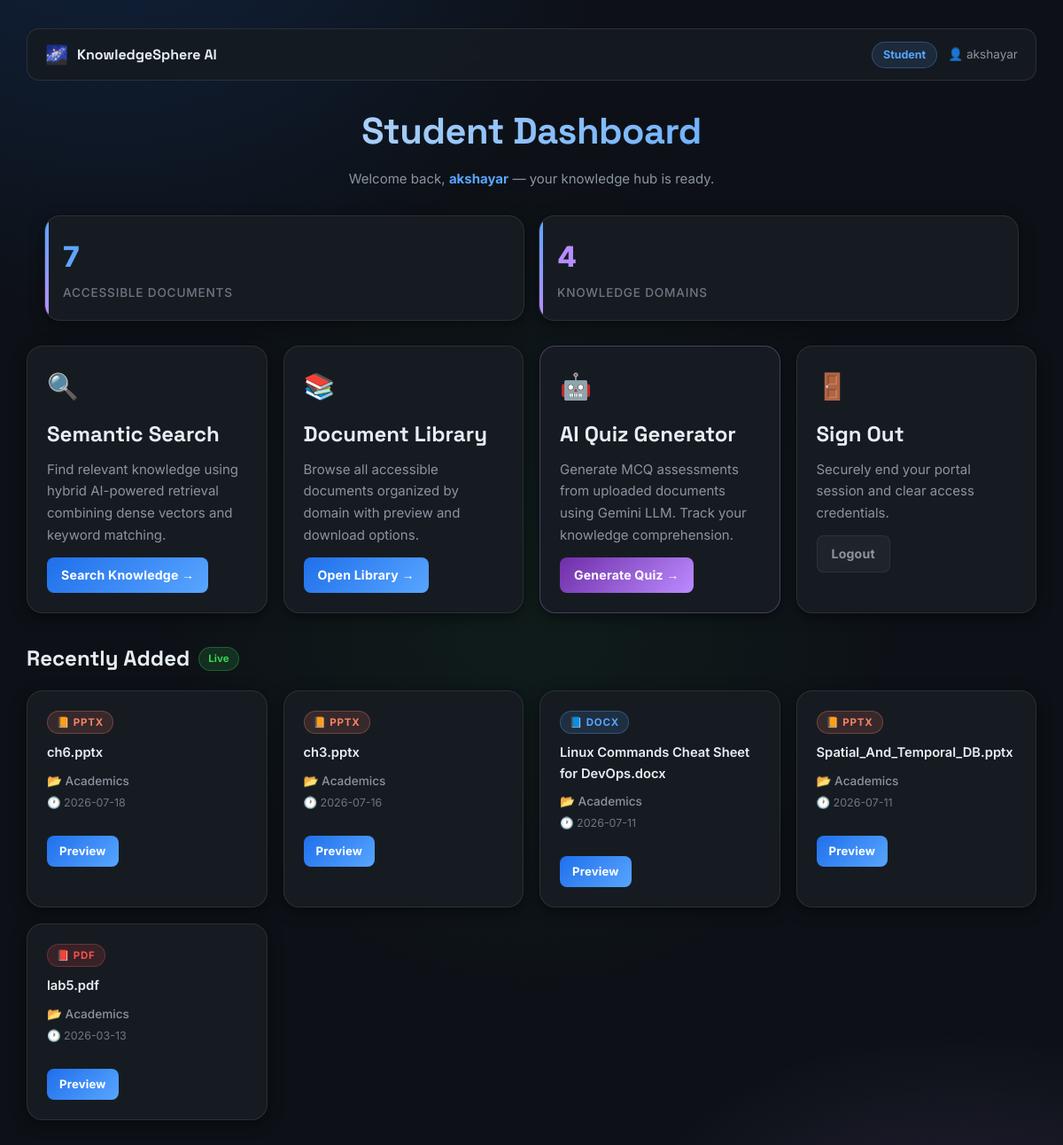
The app's page /dashboard (signed in) with its own data.
### tables this page shows
CREATE TABLE knowledge(
            id INTEGER PRIMARY KEY AUTOINCREMENT,
            document TEXT,
            domain TEXT,
            text TEXT,
            embedding TEXT,
            audience TEXT DEFAULT 'all',
            keywords TEXT DEFAULT '',
            uploaded_by TEXT DEFAULT '',
            created_at TEXT DEFAULT ''
        );

### app.py (the view)
@app.route("/dashboard")
@login_required
def dashboard():
    role = normalize_role(session.get("role"))
    stats = get_dashboard_stats(role)
    return render_template(
        "dashboard.html",
        role=role,
        role_label=role_label(role),
        username=session.get("username"),
        can_upload_docs=can_upload(role),
        can_manage_domain=can_manage_domains(role),
        stats=stats,
    )

### app.py (called while the page is built)
def get_db():
    conn = sqlite3.connect("database.db")
    return conn

def normalize_role(role):
    role = (role or "").strip().lower()
    legacy_map = {"admin": "administrator", "user": "student"}
    return legacy_map.get(role, role)

def role_label(role):
    return ROLE_LABELS.get(role, "Stakeholder")

def allowed_audiences_for_role(role):
    role = normalize_role(role)
    mapping = {
        "administrator": {"all", "students", "faculty", "researchers", "administrators"},
        "faculty": {"all", "students", "faculty", "researchers"},
        "researcher": {"all", "researchers"},
        "student": {"all", "students"},
    }
    return mapping.get(role, {"all"})

def can_upload(role):
    return normalize_role(role) in {"faculty", "administrator", "researcher"}

def can_manage_domains(role):
    return normalize_role(role) == "administrator"

def login_required(route_fn):
    @wraps(route_fn)
    def wrapper(*args, **kwargs):
        if not session.get("username"):
            return redirect("/")
        return route_fn(*args, **kwargs)
    return wrapper

### templates/dashboard.html (shortened to what this page needs)
<!DOCTYPE html>
<html lang="en">
<head>
  <link rel="stylesheet" href="/static/style.css">
</head>
<body>
<nav class="nav-bar animate-in">
  <div class="nav-brand">
    <span>🌌</span>
    <strong>KnowledgeSphere AI</strong>
  </div>
  <div class="nav-meta">
    <span class="role-chip">{{ role_label }}</span>
    <span style="color: #8b949e; font-size: 0.85rem;">👤 {{ username }}</span>
  </div>
</nav>
<h1>{{ role_label }} Dashboard</h1>
<p style="margin-bottom: 4px;">Welcome back, <strong style="color: #58a6ff;">{{ username }}</strong> — your knowledge hub is ready.</p>
<div class="stats animate-in" style="animation-delay: 0.1s;">
  <div class="stat-card">
    <h3>{{ stats.doc_count }}</h3>
    <p>Accessible Documents</p>
  </div>
  <div class="stat-card" style="--accent-from: #bc8cff; --accent-to: #58a6ff;">
    <h3 style="background: linear-gradient(135deg, #bc8cff, #58a6ff); -webkit-background-clip: text; -webkit-text-fill-color: transparent; background-clip: text;">{{ stats.domain_count }}</h3>
    <p>Knowledge Domains</p>
  </div>
</div>
<div class="dashboard animate-in" style="animation-delay: 0.2s;">
  <div class="dash-card">
    <span class="card-icon">🔍</span>
    <h2>Semantic Search</h2>
    <p>Find relevant knowledge using hybrid AI-powered retrieval combining dense vectors and keyword matching.</p>
    <a href="/search" id="search-link">Search Knowledge →</a>
  </div>
  <div class="dash-card">
    <span class="card-icon">📚</span>
    <h2>Document Library</h2>
    <p>Browse all accessible documents organized by domain with preview and download options.</p>
    <a href="/documents" id="library-link">Open Library →</a>
  </div>
  <div class="dash-card" style="border-color: rgba(188,140,255,0.3);">
    <span class="card-icon">🤖</span>
    <h2>AI Quiz Generator</h2>
    <p>Generate MCQ assessments from uploaded documents using Gemini LLM. Track your knowledge comprehension.</p>
    <a href="/quiz" id="quiz-link" style="background: linear-gradient(135deg, #6f2da8, #bc8cff);">Generate Quiz →</a>
  </div>
  <div class="dash-card">
    <span class="card-icon">🚪</span>
    <h2>Sign Out</h2>
    <p>Securely end your portal session and clear access credentials.</p>
    <a href="/logout" id="logout-link" style="background: rgba(33,38,45,0.9); border: 1px solid rgba(48,54,61,0.8); color: #8b949e;">Logout</a>
  </div>
</div>
{% if stats.recent_docs %}
<div class="recent-section animate-in" style="animation-delay: 0.3s;">
  <div class="recent-header">
    <h2>Recently Added</h2>
    <span class="recent-badge">Live</span>
  </div>
  <div class="library-grid" style="margin: 0;">
    {% for doc, domain, created_at in stats.recent_docs %}
    <div class="doc-card">
      {% set ext = doc.rsplit('.', 1)[-1].lower() if '.' in doc else 'file' %}
      <span class="file-badge {{ ext }}" style="margin-bottom: 10px;">
        {% if ext == 'pdf' %}📕{% elif ext == 'docx' %}📘{% elif ext == 'pptx' %}📙{% elif ext == 'xlsx' %}📗{% else %}📄{% endif %}
        {{ ext.upper() }}
      </span>
      <h3 style="font-size: 0.92rem; word-break: break-word;">{{ doc }}</h3>
      <p class="category">📂 {{ domain }}</p>
      {% if created_at %}
      <p style="font-size: 0.78rem; color: #6e7681; margin-top: 4px;">🕐 {{ created_at[:10] }}</p>
      {% endif %}
      <div class="doc-buttons">
        <a href="/preview/{{ doc }}" target="_blank">Preview</a>
      </div>
    </div>
    {% endfor %}
  </div>
</div>
{% endif %}
</body>
</html>

### templates/dashboard.html (style rules this page uses)
.nav-bar { width: min(1140px,100%); margin: 0 auto 24px; display: flex; align-items: center; justify-content: space-between; padding: 12px 20px; background: rgba(22,27,34,0.9); border: 1px solid rgba(48,54,61,0.8); border-radius: 14px; backdrop-filter: blur(16px); }
.nav-brand { display: flex; align-items: center; gap: 10px; }
.nav-brand span { font-size: 1.3rem; }
.nav-brand strong { font-size: 1rem; color: #e6edf3; font-family: 'Space Grotesk',sans-serif; }
.nav-meta { display: flex; align-items: center; gap: 12px; }
.role-chip { display: inline-flex; align-items: center; gap: 5px; padding: 4px 12px; border-radius: 999px; background: rgba(88,166,255,0.12); border: 1px solid rgba(88,166,255,0.3); color: #58a6ff; font-size: 0.78rem; font-weight: 700; }
.recent-section { width: min(1140px,100%); margin: 32px auto 0; text-align: left; }
.recent-header { display: flex; align-items: center; gap: 10px; margin-bottom: 16px; }
.recent-header h2 { margin-bottom: 0; }
.recent-badge { padding: 3px 10px; border-radius: 999px; font-size: 0.72rem; font-weight: 700; background: rgba(57,211,83,0.15); border: 1px solid rgba(57,211,83,0.3); color: #39d353; }

### records on screen
knowledge: upper "PDF", document "lab5.pdf", domain "Academics", created_at "2026-03-13"

### other values on screen
{{ role_label }} "Student"
{{ username }} "akshayar"
{{ stats.doc_count }} "7"
{{ stats.domain_count }} "4"
{{ ext.upper() }} "PPTX" "PPTX" "DOCX" "PPTX"
{{ doc }} "ch6.pptx" "ch3.pptx" "Linux Commands Cheat Sheet for DevOps.docx" "Spatial_And_Temporal_DB.pptx"
{{ domain }} "Academics" "Academics" "Academics" "Academics"
{{ created_at[:10] }} "2026-07-18" "2026-07-16" "2026-07-11" "2026-07-11"
